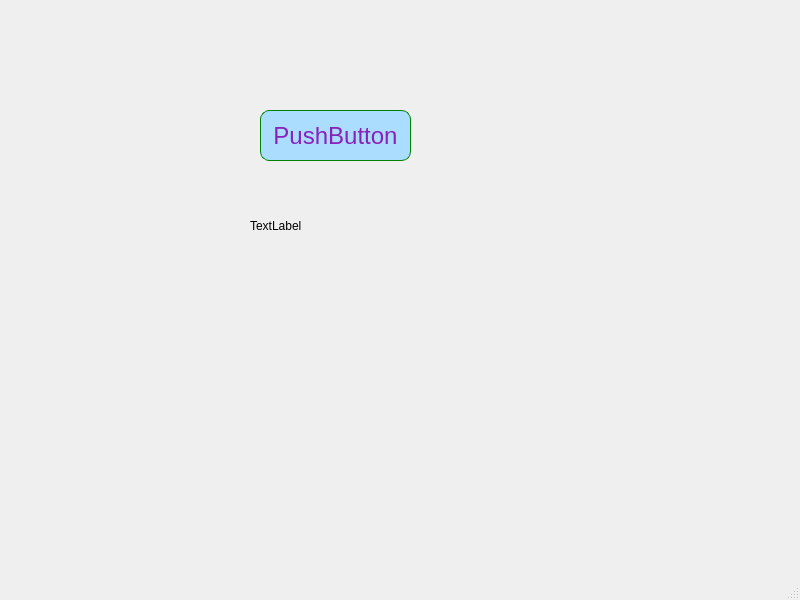
<?xml version="1.0" encoding="UTF-8"?>
<ui version="4.0">
 <class>MainWindow</class>
 <widget class="QMainWindow" name="MainWindow">
  <property name="geometry">
   <rect>
    <x>0</x>
    <y>0</y>
    <width>800</width>
    <height>600</height>
   </rect>
  </property>
  <property name="windowTitle">
   <string>MainWindow</string>
  </property>
  <widget class="QWidget" name="centralwidget">
   <widget class="QPushButton" name="pushButton">
    <property name="geometry">
     <rect>
      <x>260</x>
      <y>110</y>
      <width>151</width>
      <height>51</height>
     </rect>
    </property>
    <property name="font">
     <font>
      <family>Segoe UI Symbol</family>
      <pointsize>18</pointsize>
      <weight>50</weight>
      <italic>false</italic>
      <bold>false</bold>
     </font>
    </property>
    <property name="styleSheet">
     <string notr="true">background-color: #adf;
font: 8pt &quot;Segoe UI Symbol&quot;;
color: #82b;
border: 1px solid green;
border-radius: 9px;
font-size: 18pt;
</string>
    </property>
    <property name="text">
     <string>PushButton</string>
    </property>
   </widget>
   <widget class="QLabel" name="label">
    <property name="geometry">
     <rect>
      <x>250</x>
      <y>210</y>
      <width>171</width>
      <height>31</height>
     </rect>
    </property>
    <property name="text">
     <string>TextLabel</string>
    </property>
   </widget>
  </widget>
  <widget class="QMenuBar" name="menubar">
   <property name="geometry">
    <rect>
     <x>0</x>
     <y>0</y>
     <width>800</width>
     <height>21</height>
    </rect>
   </property>
  </widget>
  <widget class="QStatusBar" name="statusbar"/>
 </widget>
 <resources/>
 <connections/>
</ui>
